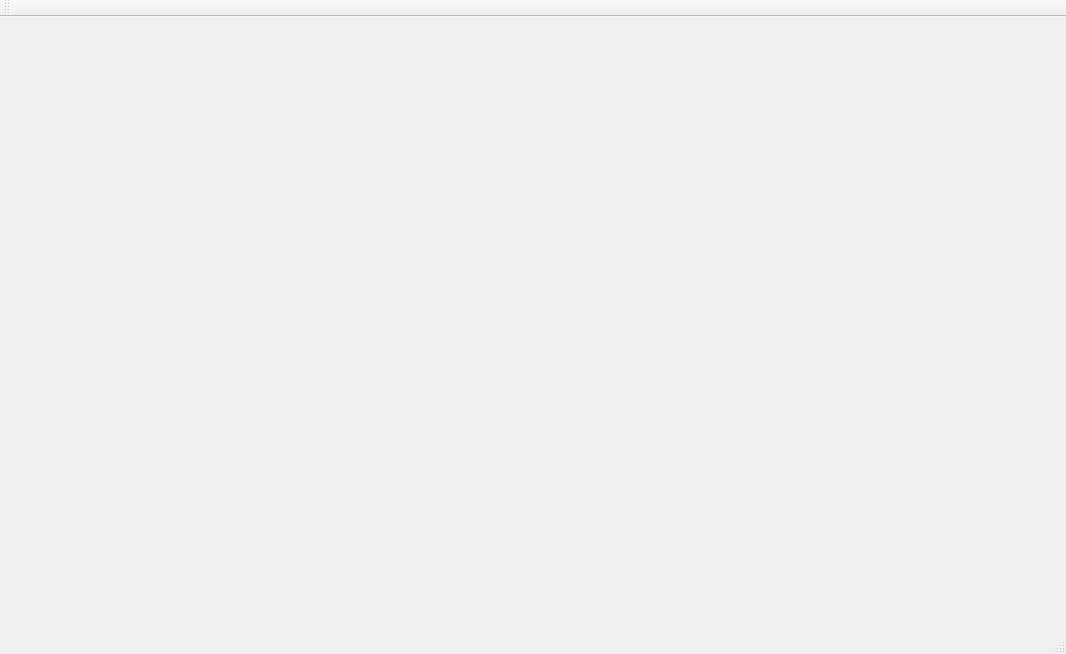
<?xml version="1.0" encoding="UTF-8"?>
<ui version="4.0">
 <class>MainWindow</class>
 <widget class="QMainWindow" name="MainWindow">
  <property name="geometry">
   <rect>
    <x>0</x>
    <y>0</y>
    <width>1066</width>
    <height>654</height>
   </rect>
  </property>
  <property name="windowTitle">
   <string>MainWindow</string>
  </property>
  <widget class="QWidget" name="centralWidget">
   <widget class="QWidget" name="horizontalLayoutWidget">
    <property name="geometry">
     <rect>
      <x>40</x>
      <y>29</y>
      <width>631</width>
      <height>561</height>
     </rect>
    </property>
    <layout class="QHBoxLayout" name="horizontalLayout"/>
   </widget>
   <widget class="QWidget" name="verticalLayoutWidget">
    <property name="geometry">
     <rect>
      <x>699</x>
      <y>29</y>
      <width>331</width>
      <height>561</height>
     </rect>
    </property>
    <layout class="QVBoxLayout" name="verticalLayout"/>
   </widget>
  </widget>
  <widget class="QMenuBar" name="menuBar">
   <property name="geometry">
    <rect>
     <x>0</x>
     <y>0</y>
     <width>1066</width>
     <height>20</height>
    </rect>
   </property>
  </widget>
  <widget class="QToolBar" name="mainToolBar">
   <attribute name="toolBarArea">
    <enum>TopToolBarArea</enum>
   </attribute>
   <attribute name="toolBarBreak">
    <bool>false</bool>
   </attribute>
  </widget>
  <widget class="QStatusBar" name="statusBar"/>
 </widget>
 <layoutdefault spacing="6" margin="11"/>
 <resources/>
 <connections/>
</ui>
